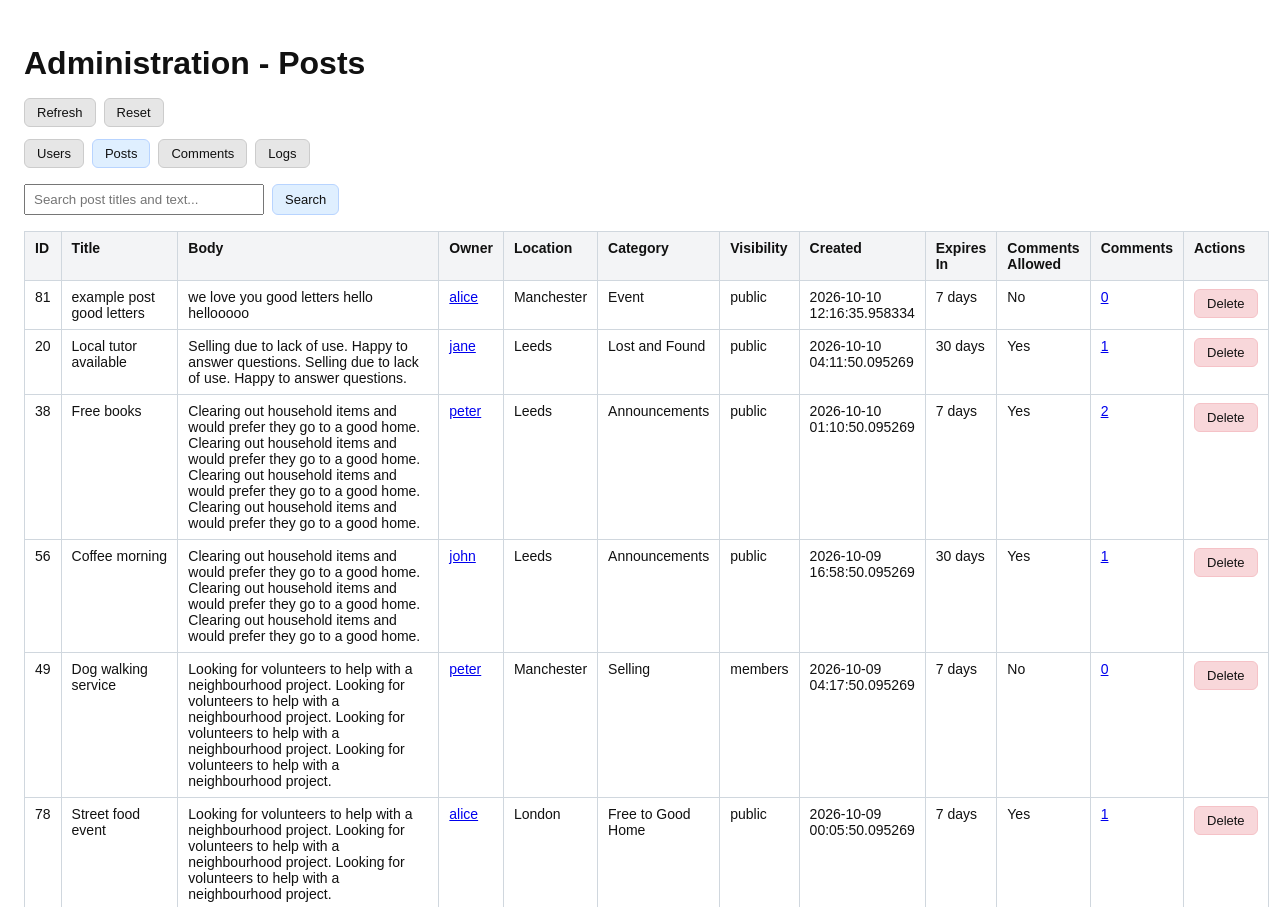
Page /posts (upper part) on the earlier database version.
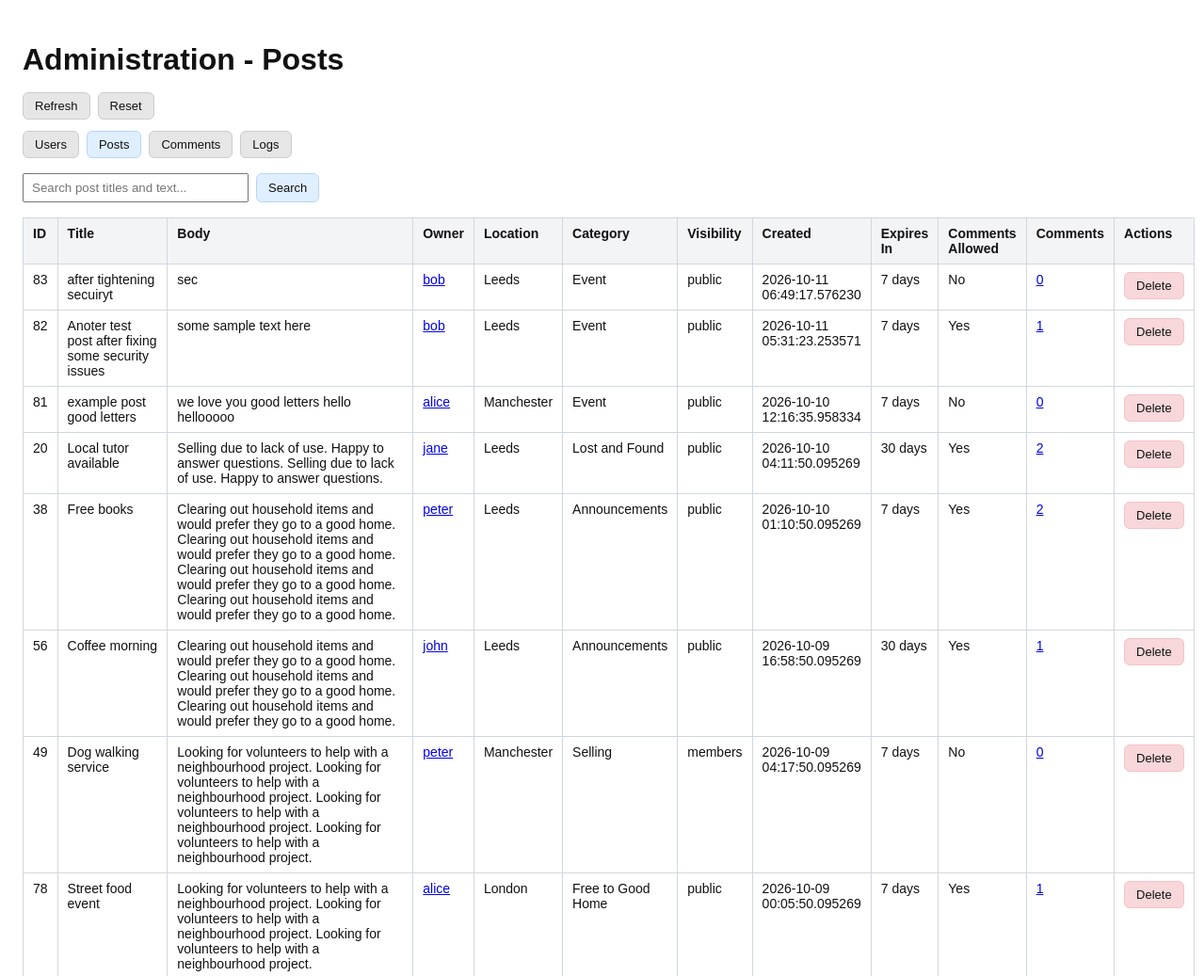
Same page on the later database version.
### models/models.py (models this page shows)
class Post(db.Model):
    id = db.Column(db.Integer, primary_key=True)
    title = db.Column(
        db.String(200),
        nullable=False
    )
    body = db.Column(
        db.Text,
        nullable=False
    )
    category = db.Column(
        db.String(50),
        nullable=False
    )
    location = db.Column(
        db.String(120),
        nullable=False,
        default="Unknown"
    )
    visibility = db.Column(
        db.String(20),
        nullable=False,
        default="public"
    )
    comments_enabled = db.Column(
        db.Boolean,
        nullable=False,
        default=False
    )
    expires_in_days = db.Column(
        db.Integer,
        nullable=False,
        default=7,
        server_default="7"
    )
    created_at = db.Column(
        db.DateTime,
        default=datetime.utcnow
    )
    author_id = db.Column(
        db.Integer,
        db.ForeignKey("user.id"),
        nullable=False
    )
    picks = db.relationship(
        "PostPick",
        backref="post",
        lazy=True,
        cascade="all, delete-orphan"
    )
    comments = db.relationship(
        "Comment",
        backref="post",
        lazy=True,
        cascade="all, delete-orphan"
    )

class User(UserMixin, db.Model):
    id = db.Column(db.Integer, primary_key=True)
    username = db.Column(
        db.String(80),
        unique=True,
        nullable=False
    )
    password_hash = db.Column(
        db.String(255),
        nullable=False
    )
    default_location = db.Column(
        db.String(120),
        nullable=False,
        default="Unknown"
    )
    created_at = db.Column(
        db.DateTime,
        default=datetime.utcnow,
        nullable=False
    )
    last_login = db.Column(
        db.DateTime,
        nullable=True
    )
    last_successful_login_datetime = db.Column(
        db.DateTime,
        nullable=True
    )
    login_fail_count = db.Column(
        db.Integer,
        nullable=False,
        default=0
    )
    login_last_attempt_status = db.Column(
        db.String(20),
        nullable=False,
        default="SUCCESS"
    )
    login_last_failed_datetime = db.Column(
        db.DateTime,
        nullable=True
    )
    login_retry_after_datetime = db.Column(
        db.DateTime,
        nullable=True
    )
    security_fail_count = db.Column(
        db.Integer,
        nullable=False,
        default=0
    )
    security_last_attempt_status = db.Column(
        db.String(20),
        nullable=False,
        default="SUCCESS"
    )
    security_last_failed_datetime = db.Column(
        db.DateTime,
        nullable=True
    )
    security_retry_after_datetime = db.Column(
        db.DateTime,
        nullable=True
    )
    status = db.Column(
        db.String(20),
        nullable=False,
        default="active"
    )
    security_question = db.Column(
        db.String(255),
        nullable=False
    )
    security_answer_hash = db.Column(
        db.String(255),
        nullable=False
    )
    posts = db.relationship(
        "Post",
        backref="author",
        lazy=True
    )
    picked_posts = db.relationship(
        "PostPick",
        backref="user",
        lazy=True,
        cascade="all, delete-orphan"
    )
    comments = db.relationship(
        "Comment",
        backref="author",
        lazy=True,
        cascade="all, delete-orphan"
    )

### admin.py (the view)
@admin_app.route("/posts")
def posts_browser():
    user_id = request.args.get("user_id", type=int)
    post_id = request.args.get("post_id", type=int)
    search_term = request.args.get("search", "").strip()
    post_query = Post.query.order_by(Post.created_at.desc(), Post.id.desc())
    if user_id is not None:
        post_query = post_query.filter_by(author_id=user_id)
    if post_id is not None:
        post_query = post_query.filter_by(id=post_id)
    filter_user = db.session.get(User, user_id) if user_id is not None else None
    matching_posts = post_query.all()
    if search_term:
        matching_posts = [
            post for post in matching_posts
            if contains_word_prefix(post.title, search_term)
            or contains_word_prefix(post.body, search_term)
        ]
    return render_template(
        "admin_posts.html",
        posts=matching_posts,
        filter_user=filter_user,
        filter_post_id=post_id,
        search_term=search_term,
    )

### utils/url_links.py (called while the page is built, shortened)
def linkify_urls(text):
    parts = []
    position = 0
    parts.append(escape(text[position:]))
    return Markup("").join(parts)

### templates/admin_posts.html (shortened to what this page needs)
<!DOCTYPE html>
<html>
<head>
</head>
<body>
    <h1>Administration - Posts</h1>
    <div class="toolbar">
        <a class="button" href="{{ request.full_path.rstrip('?') }}">Refresh</a>
        <a class="button" href="{{ url_for('posts_browser') }}">Reset</a>
    </div>
    <nav class="nav" aria-label="Admin browsers">
        <a class="button" href="{{ url_for('users') }}">Users</a>
        <a class="button primary" href="{{ url_for('posts_browser') }}">Posts</a>
        <a class="button" href="{{ url_for('comments_browser') }}">Comments</a>
        <a class="button" href="{{ url_for('logs_browser') }}">Logs</a>
    </nav>
    <form class="search-form" method="get" action="{{ url_for('posts_browser') }}">
        <input type="search" name="search" value="{{ search_term }}" placeholder="Search post titles and text..." aria-label="Search post titles and text">
        <button class="button primary" type="submit">Search</button>
    </form>
    <table>
        <thead>
            <tr>
                <th>ID</th><th>Title</th><th>Body</th><th>Owner</th><th>Location</th><th>Category</th>
                <th>Visibility</th><th>Created</th><th>Expires In</th><th>Comments Allowed</th><th>Comments</th><th>Actions</th>
            </tr>
        </thead>
        <tbody>
            {% for post in posts %}
            <tr>
                <td>{{ post.id }}</td>
                <td>{{ post.title }}</td>
                <td class="body">{{ post.body|linkify_urls }}</td>
                <td><a href="{{ url_for('users', user_id=post.author_id) }}">{{ post.author.username }}</a></td>
                <td>{{ post.location }}</td>
                <td>{{ post.category }}</td>
                <td>{{ post.visibility }}</td>
                <td>{{ post.created_at }}</td>
                <td>{{ post.expires_in_days }} days</td>
                <td>{{ "Yes" if post.comments_enabled else "No" }}</td>
                <td><a href="{{ url_for('comments_browser', post_id=post.id) }}">{{ post.comments|length }}</a></td>
                <td><a class="button danger" href="{{ url_for('delete_post', post_id=post.id) }}">Delete</a></td>
            </tr>
            {% else %}
            <tr><td colspan="12">No posts found.</td></tr>
            {% endfor %}
        </tbody>
    </table>
</body>
</html>

Differences in the rows shown:
added Post: id "83", title "after tightening secuiryt", body|linkify_urls "sec", author.username "bob", location "Leeds", category "Event", visibility "public", created_at "2026-10-11 06:49:17.576230", expires_in_days "7", comments_enabled "No", comments|length "0"
added Post: id "82", title "Anoter test post after fixing some security issues", body|linkify_urls "some sample text here", author.username "bob", location "Leeds", category "Event", visibility "public", created_at "2026-10-11 05:31:23.253571", expires_in_days "7", comments_enabled "Yes", comments|length "1"
computed for Post "Local tutor available": comments|length "1" → "2"
